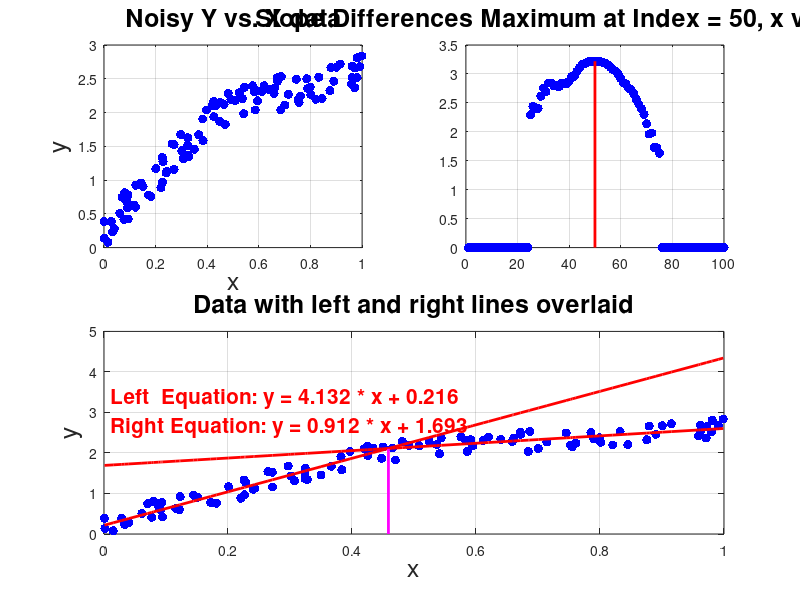

Reproduce this figure in MATLAB.
% Find optimal pair of lines to fit noisy data, one line on left side and one line on right side.  Separation/crossing x value is identified.
clc;	% Clear command window.
clear;	% Delete all variables.
close all;	% Close all figure windows except those created by imtool.
workspace;	% Make sure the workspace panel is showing.
fontSize = 18;
markerSize = 20;

% Define number of points.
numPoints = 100;
midIndex = round(numPoints/2);

% Define equation 1.
m1 = 4;
b1 = 0;
x = sort(rand(1, numPoints));
y = zeros(1, numPoints); % Preallocate and set up length to be the same as x.
% Make first 50 points from line 1.
y(1:midIndex) = m1 .* x(1:midIndex) + b1;
% Get end point of line 1.
xc = x(midIndex);
yc = m1 * xc + b1;

% Define equation 2 so that it meets up with the end of equation 1.
m2 = 1;
b2 = yc - m2 * xc;
% Make second 50 points from line 2.
y(midIndex + 1 : end) = m2 .* x(midIndex + 1 : end) + b2;
% Add noise to y values.
noiseAmplitude = 0.5;
yNoisy = y + noiseAmplitude * rand(1, numPoints);

% Plot lines.
subplot(2, 2, 1);
plot(x, yNoisy, 'b.', 'MarkerSize', markerSize);
grid on;
xlabel('x', 'FontSize', fontSize);
ylabel('y', 'FontSize', fontSize);
title('Noisy Y vs. X data', 'FontSize', fontSize);
% Enlarge figure to full screen.
set(gcf, 'Units', 'Normalized', 'OuterPosition', [0, 0.04, 1, 0.96]);

% Assume the crossing point will be somewhere in the middle half of the points.
% Fit a line through the right and left parts and get the slopes.
% Keep the point where the slope difference is greatest.
index1 = round(0.25 * numPoints); % 25% of the way through.
index2 = round(0.75 * numPoints); % 75% of the way through.
% In other words, assume that we need at least 25 percent of the points to make a good estimate of the line.
% Obviously if we took only 2 or 3 points, then the slope could vary quite dramatically,
% so let's use at least 25% of the points to make sure we don't get crazy slopes.
% Initialize structure array
for k = 1 : numPoints
	lineData(k).slopeDifferences = 0;
	lineData(k).line1 = [0,0];
	lineData(k).line2 = [0,0];
end
for k = index1 : index2
	% Get data in left side.
	x1 = x(1:k);
	y1 = yNoisy(1:k);
	% Fit a line through the left side.
	coefficients1 = polyfit(x1, y1, 1); % The slope is coefficients1(1).

	% Get data in right side.
	x2 = x(k+1:end);
	y2 = yNoisy(k+1:end);
	% Fit a line through the left side.
	coefficients2 = polyfit(x2, y2, 1); % The slope is coefficients2(1).
	
	% Compute difference in slopes, and store in structure array along with line equation coefficients.
	lineData(k).slopeDifferences = abs(coefficients1(1) - coefficients2(1));
	lineData(k).line1 = coefficients1;
	lineData(k).line2 = coefficients2;
end
% Find index for which slope difference is greatest.
slopeDifferences = [lineData.slopeDifferences]; % Extract from structure array into double vector of slope differences only
% slope1s = struct2table(lineData.line1); % Extract from structure array into double vector of slopes only
% slope2s = [lineData.line2(1)]; % Extract from structure array into double vector of slopes only
[maxSlopeDiff, indexOfMaxSlopeDiff] = max(slopeDifferences)

% Plot slope differences.
subplot(2, 2, 2);
plot(slopeDifferences, 'b.', 'MarkerSize', markerSize);
grid on;
caption = sprintf('Slope Differences Maximum at Index = %d, x value = %.2f', indexOfMaxSlopeDiff, x(indexOfMaxSlopeDiff));
title(caption, 'FontSize', fontSize);

% Mark it with a red line.
line([indexOfMaxSlopeDiff, indexOfMaxSlopeDiff], [0, maxSlopeDiff], 'Color', 'r', 'LineWidth', 2);

% Show everything together all on one plot.
% Plot lines.
subplot(2, 2, 3:4);
plot(x, yNoisy, 'b.', 'MarkerSize', markerSize);
grid on;
xlabel('x', 'FontSize', fontSize);
ylabel('y', 'FontSize', fontSize);
hold on;

% Use the equation of line1 to get fitted/regressed y1 values.
slope1 = lineData(indexOfMaxSlopeDiff).line1(1);
intercept1 = lineData(indexOfMaxSlopeDiff).line1(2);
y1Fitted = slope1 * x + intercept1;
% Plot line 1 over/through data.
plot(x, y1Fitted, 'r-', 'LineWidth', 2);

% Use the equation of line2 to get fitted/regressed y2 values.
slope2 = lineData(indexOfMaxSlopeDiff).line2(1);
intercept2 = lineData(indexOfMaxSlopeDiff).line2(2);
y2Fitted = slope2 * x + intercept2;
% Plot line 2 over/through data.
plot(x, y2Fitted, 'r-', 'LineWidth', 2);
% Mark crossing with a magenta line.
xc = (intercept2 - intercept1) / (slope1 - slope2);
line([xc, xc], [0, y2Fitted(indexOfMaxSlopeDiff)], 'Color', 'm', 'LineWidth', 2);
title('Data with left and right lines overlaid', 'FontSize', fontSize);
message1 = sprintf('Left  Equation: y = %.3f * x + %.3f', slope1, intercept1);
message2 = sprintf('Right Equation: y = %.3f * x + %.3f', slope2, intercept2);
message = sprintf('%s\n%s', message1, message2);
fprintf('%s\n', message);
text(.01, 3, message, 'Color', 'r', 'FontSize', 15, 'FontWeight', 'bold');
uiwait(helpdlg(message));
